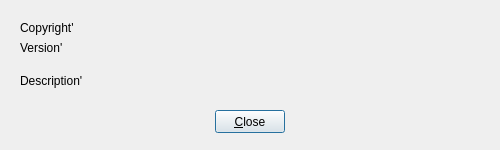
<?xml version="1.0" encoding="UTF-8"?>
<ui version="4.0">
 <class>AboutWindow</class>
 <widget class="QDialog" name="AboutWindow">
  <property name="windowModality">
   <enum>Qt::NonModal</enum>
  </property>
  <property name="geometry">
   <rect>
    <x>0</x>
    <y>0</y>
    <width>500</width>
    <height>150</height>
   </rect>
  </property>
  <property name="sizePolicy">
   <sizepolicy hsizetype="Fixed" vsizetype="Fixed">
    <horstretch>0</horstretch>
    <verstretch>0</verstretch>
   </sizepolicy>
  </property>
  <property name="windowTitle">
   <string>About</string>
  </property>
  <property name="sizeGripEnabled">
   <bool>false</bool>
  </property>
  <property name="modal">
   <bool>false</bool>
  </property>
  <widget class="QPushButton" name="close">
   <property name="geometry">
    <rect>
     <x>215</x>
     <y>110</y>
     <width>70</width>
     <height>23</height>
    </rect>
   </property>
   <property name="text">
    <string>&amp;Close</string>
   </property>
  </widget>
  <widget class="QLabel" name="copyright">
   <property name="geometry">
    <rect>
     <x>20</x>
     <y>20</y>
     <width>461</width>
     <height>16</height>
    </rect>
   </property>
   <property name="text">
    <string>Copyright'</string>
   </property>
  </widget>
  <widget class="QLabel" name="version">
   <property name="geometry">
    <rect>
     <x>20</x>
     <y>40</y>
     <width>461</width>
     <height>16</height>
    </rect>
   </property>
   <property name="text">
    <string>Version'</string>
   </property>
  </widget>
  <widget class="QLabel" name="description">
   <property name="geometry">
    <rect>
     <x>20</x>
     <y>60</y>
     <width>461</width>
     <height>41</height>
    </rect>
   </property>
   <property name="text">
    <string>Description'</string>
   </property>
   <property name="wordWrap">
    <bool>true</bool>
   </property>
  </widget>
 </widget>
 <resources/>
 <connections/>
</ui>
